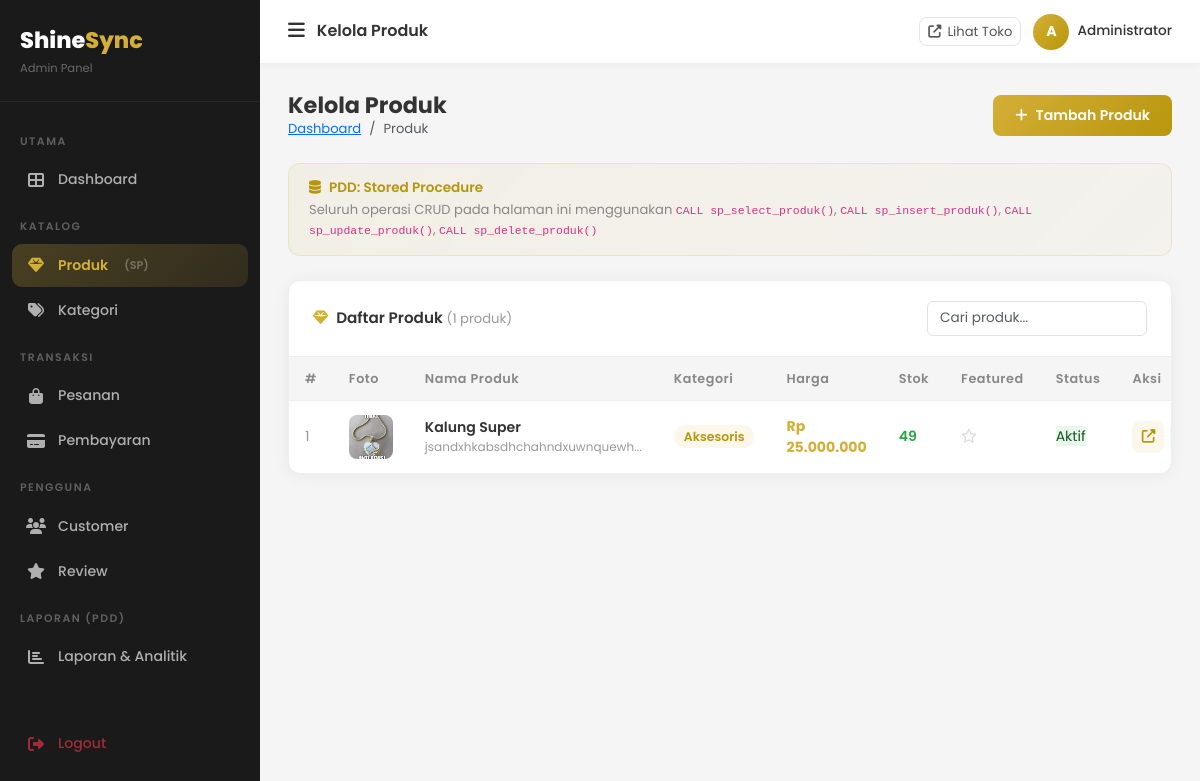
/admin/products (signed in), run on an earlier commit of the app's database.
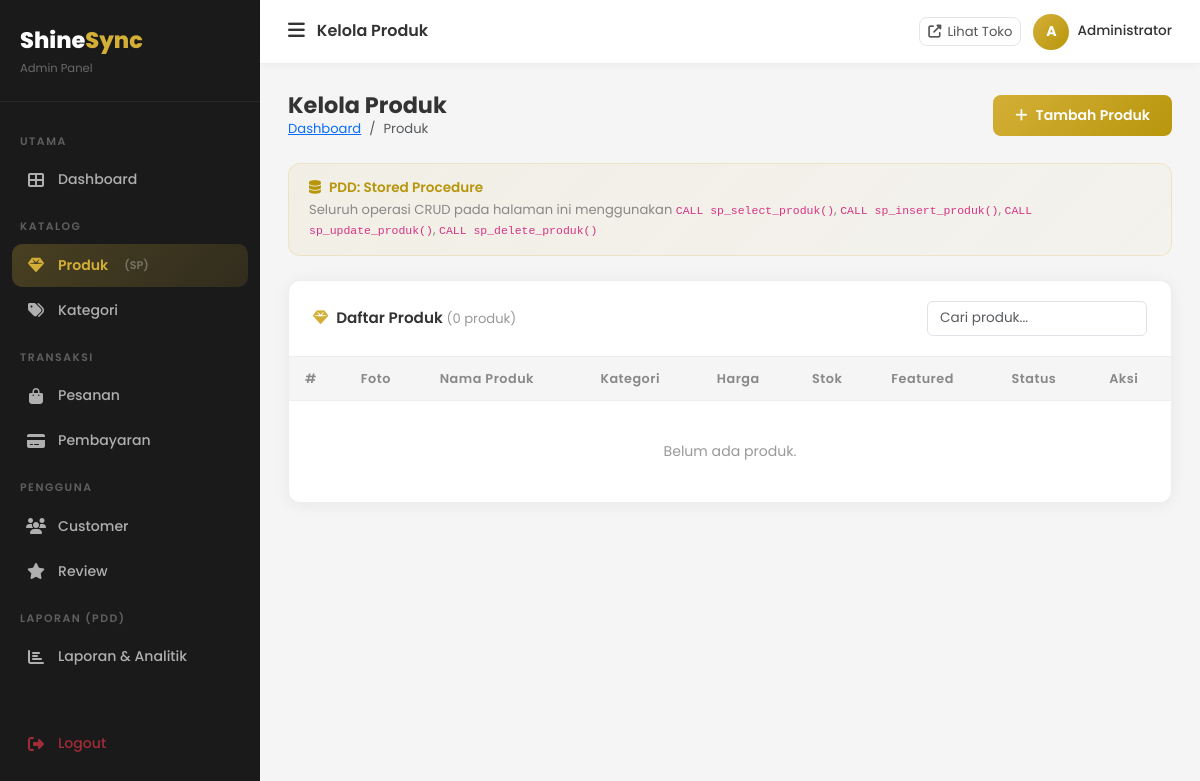
And on a later commit of the database.
### tables this page shows
CREATE TABLE `products` (
  `id` int UNSIGNED NOT NULL,
  `category_id` int UNSIGNED NOT NULL,
  `name` varchar(200) NOT NULL,
  `slug` varchar(220) NOT NULL,
  `description` text,
  `price` decimal(15,2) NOT NULL DEFAULT '0.00',
  `stock` int NOT NULL DEFAULT '0',
  `weight` decimal(8,2) DEFAULT '0.00',
  `material` varchar(100) DEFAULT NULL,
  `image` varchar(255) DEFAULT NULL,
  `is_featured` tinyint(1) DEFAULT '0',
  `is_active` tinyint(1) DEFAULT '1',
  `created_at` timestamp NULL DEFAULT CURRENT_TIMESTAMP,
  `updated_at` timestamp NULL DEFAULT CURRENT_TIMESTAMP ON UPDATE CURRENT_TIMESTAMP
);

CREATE TABLE `categories` (
  `id` int UNSIGNED NOT NULL,
  `name` varchar(100) NOT NULL,
  `slug` varchar(120) NOT NULL,
  `description` text,
  `image` varchar(255) DEFAULT NULL,
  `is_active` tinyint(1) NOT NULL DEFAULT '1',
  `created_at` timestamp NULL DEFAULT CURRENT_TIMESTAMP
);

### app/core/Controller.php (called while the page is built, shortened)
<?php
class Controller
{
    protected function view(string $viewPath, array $data = []): void
    {
        extract($data);
        $file = __DIR__ . '/../views/' . $viewPath . '.php';
        require $file;
    }
}

### app/controllers/ProductController.php (called while the page is built, shortened)
<?php
class ProductController extends Controller
{
    private Product $model;
    public function __construct()
    {
        $this->model    = new Product();
    }
    public function adminIndex(): void
    {
        $products  = $this->model->getAllViaSP();
        $this->view('admin/products/index', compact('products', 'pageTitle'));
    }
}

### app/core/Database.php (called while the page is built, shortened)
<?php
class Database
{
    private static ?Database $instance = null;
    private mysqli $conn;
    private function __construct()
    {
        $this->conn = new mysqli(DB_HOST, DB_USER, DB_PASS, DB_NAME, DB_PORT);
        $this->conn->set_charset(DB_CHARSET);
    }
    public static function getInstance(): Database
    {
        if (self::$instance === null) {
            self::$instance = new self();
        }
        return self::$instance;
    }
    public function callProcedure(string $procedure, array $params = []): array
    {
        $placeholders = implode(', ', array_fill(0, count($params), '?'));
        $sql = "CALL {$procedure}(" . ($placeholders ?: '') . ")";
        $stmt = $this->prepare($sql, $params);
        $stmt->execute();
        $result = $stmt->get_result();
        $rows = $result ? $result->fetch_all(MYSQLI_ASSOC) : [];
        return $rows;
    }
    private function prepare(string $sql, array $params): mysqli_stmt
    {
        $stmt = $this->conn->prepare($sql);
        $types = '';
        foreach ($params as $p) {
            if (is_int($p))   $types .= 'i';
            elseif (is_float($p)) $types .= 'd';
            else $types .= 's';
        }
        $stmt->bind_param($types, ...$params);
        return $stmt;
    }
}

### app/core/Model.php (called while the page is built, shortened)
<?php
class Model
{
    public function __construct()
    {
        $this->db = Database::getInstance();
    }
}

### app/models/Product.php (called while the page is built, shortened)
<?php
class Product extends Model
{
    public function getAllViaSP(): array
    {
        return $this->db->callProcedure('sp_select_produk', [0]);
    }
}

### app/views/admin/products/index.php (the view, shortened to what the changed rows need)
<?php
include __DIR__ . '/../../layouts/admin_header.php';
?>
<div class="admin-page-header">
  <div>
    <h2>Kelola Produk</h2>
    <nav aria-label="breadcrumb"><ol class="breadcrumb"><li class="breadcrumb-item"><a href="<?= APP_URL ?>/admin/dashboard">Dashboard</a></li><li class="breadcrumb-item active">Produk</li></ol></nav>
  </div>
  <a href="<?= APP_URL ?>/admin/products/create" class="btn-admin-gold"><i class="fas fa-plus"></i> Tambah Produk</a>
</div>
<div class="pdd-info mb-4">
  <h6><i class="fas fa-database me-2"></i>PDD: Stored Procedure</h6>
  <p>Seluruh operasi CRUD pada halaman ini menggunakan <code>CALL sp_select_produk()</code>, <code>CALL sp_insert_produk()</code>, <code>CALL sp_update_produk()</code>, <code>CALL sp_delete_produk()</code></p>
</div>
<div class="admin-card">
  <div class="card-head">
    <h5><i class="fas fa-gem me-2" style="color:#D4AF37;"></i>Daftar Produk <span style="color:#999;font-weight:400;font-size:.82rem;">(<?= count($products) ?> produk)</span></h5>
    <div style="display:flex;gap:8px;">
      <input type="text" id="search-products" placeholder="Cari produk..." class="form-control" style="width:220px;font-size:.85rem;" onkeyup="filterTable(this,'products-table')">
    </div>
  </div>
  <div style="overflow-x:auto;">
    <table class="admin-table" id="products-table">
      <thead>
        <tr>
          <th>#</th><th>Foto</th><th>Nama Produk</th><th>Kategori</th>
          <th>Harga</th><th>Stok</th><th>Featured</th><th>Status</th><th>Aksi</th>
        </tr>
      </thead>
      <tbody>
        <?php if (empty($products)): ?>
        <tr><td colspan="9" style="text-align:center;padding:40px;color:#999;">Belum ada produk.</td></tr>
        <?php else: foreach ($products as $i => $p):
          $img = ($p['image']&&file_exists(UPLOAD_PATH.'products/'.$p['image'])) ? APP_URL.'/uploads/products/'.$p['image'] : APP_URL.'/public/images/no-image.svg';
        ?>
        <tr>
          <td style="color:#999;"><?= $i+1 ?></td>
          <td><img src="<?= $img ?>" class="product-thumb" alt=""></td>
          <td>
            <div style="font-weight:600;font-size:.88rem;"><?= htmlspecialchars($p['name']) ?></div>
            <div style="font-size:.75rem;color:#999;"><?= htmlspecialchars(substr($p['description']??'',0,60)) ?>...</div>
          </td>
          <td><span style="background:rgba(212,175,55,.1);color:#B8960C;padding:3px 10px;border-radius:20px;font-size:.78rem;font-weight:600;"><?= htmlspecialchars($p['category_name']??'') ?></span></td>
          <td style="font-weight:700;color:#D4AF37;">Rp <?= number_format($p['price'],0,',','.') ?></td>
          <td>
            <span style="color:<?= $p['stock']<5?'#DC3545':($p['stock']<20?'#FFC107':'#28A745') ?>;font-weight:600;">
              <?= $p['stock'] ?>
            </span>
          </td>
          <td><?= $p['is_featured'] ? '<i class="fas fa-star" style="color:#D4AF37;"></i>' : '<i class="far fa-star" style="color:#DDD;"></i>' ?></td>
          <td>
            <span class="status-badge" style="<?= $p['is_active'] ? 'background:rgba(40,167,69,.1);color:#155724;' : 'background:rgba(220,53,69,.1);color:#721c24;' ?>">
              <?= $p['is_active'] ? 'Aktif' : 'Nonaktif' ?>
            </span>
          </td>
          <td>
            <div class="action-btns">
              <a href="<?= APP_URL ?>/products/<?= $p['slug'] ?>" target="_blank" class="btn-action btn-view" title="Lihat di toko"><i class="fas fa-external-link-alt"></i></a>
            </div>
          </td>
        </tr>
        <?php endforeach; endif; ?>
      </tbody>
    </table>
  </div>
</div>
<?php include __DIR__ . '/../../layouts/admin_footer.php'; ?>

What changed in the data, as far as the page shows it:
removed products: image (picture), name "Kalung Super", description "jsandxhkabsdhchahndxuwnquewh", category.name "Aksesoris", price "25.000.000", stock "49", is_featured 0 (drawn), is_active "Aktif"
Also different on the page:
count($products): "1" → "0"
text now shown: "Belum ada produk."
